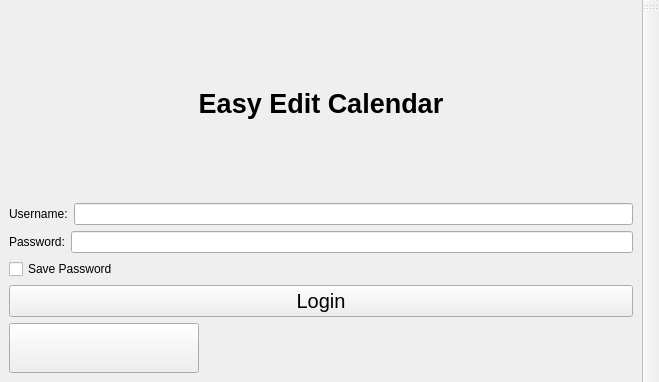
<?xml version="1.0" encoding="UTF-8"?>
<ui version="4.0">
 <class>MainWindow</class>
 <widget class="QMainWindow" name="MainWindow">
  <property name="geometry">
   <rect>
    <x>0</x>
    <y>0</y>
    <width>659</width>
    <height>382</height>
   </rect>
  </property>
  <property name="windowTitle">
   <string>MainWindow</string>
  </property>
  <widget class="QWidget" name="centralwidget">
   <property name="enabled">
    <bool>true</bool>
   </property>
   <layout class="QVBoxLayout" name="verticalLayout_2">
    <item>
     <layout class="QVBoxLayout" name="verticalLayout">
      <item>
       <widget class="QLabel" name="OverallTitle">
        <property name="font">
         <font>
          <pointsize>20</pointsize>
          <bold>true</bold>
         </font>
        </property>
        <property name="text">
         <string>Easy Edit Calendar</string>
        </property>
        <property name="textFormat">
         <enum>Qt::AutoText</enum>
        </property>
        <property name="alignment">
         <set>Qt::AlignCenter</set>
        </property>
       </widget>
      </item>
      <item>
       <layout class="QHBoxLayout" name="horizontalLayout">
        <item>
         <widget class="QLabel" name="UserLabel">
          <property name="text">
           <string>Username:</string>
          </property>
         </widget>
        </item>
        <item>
         <widget class="QLineEdit" name="UserInput"/>
        </item>
       </layout>
      </item>
      <item>
       <layout class="QHBoxLayout" name="horizontalLayout_2">
        <item>
         <widget class="QLabel" name="PassLabel">
          <property name="text">
           <string>Password:</string>
          </property>
         </widget>
        </item>
        <item>
         <widget class="QLineEdit" name="PassInput">
          <property name="text">
           <string notr="true"/>
          </property>
          <property name="frame">
           <bool>true</bool>
          </property>
          <property name="echoMode">
           <enum>QLineEdit::Password</enum>
          </property>
          <property name="clearButtonEnabled">
           <bool>false</bool>
          </property>
         </widget>
        </item>
       </layout>
      </item>
      <item>
       <layout class="QHBoxLayout" name="horizontalLayout_3">
        <item>
         <widget class="QCheckBox" name="SavePass">
          <property name="layoutDirection">
           <enum>Qt::LeftToRight</enum>
          </property>
          <property name="text">
           <string>Save Password</string>
          </property>
          <property name="checked">
           <bool>false</bool>
          </property>
         </widget>
        </item>
       </layout>
      </item>
      <item>
       <widget class="QPushButton" name="LoginButton">
        <property name="font">
         <font>
          <pointsize>15</pointsize>
         </font>
        </property>
        <property name="text">
         <string>Login</string>
        </property>
       </widget>
      </item>
      <item>
       <widget class="QPushButton" name="GoogleLoginButton">
        <property name="maximumSize">
         <size>
          <width>190</width>
          <height>50</height>
         </size>
        </property>
        <property name="palette">
         <palette>
          <active>
           <colorrole role="WindowText">
            <brush brushstyle="SolidPattern">
             <color alpha="255">
              <red>0</red>
              <green>0</green>
              <blue>0</blue>
             </color>
            </brush>
           </colorrole>
           <colorrole role="Button">
            <brush brushstyle="SolidPattern">
             <color alpha="255">
              <red>66</red>
              <green>133</green>
              <blue>244</blue>
             </color>
            </brush>
           </colorrole>
           <colorrole role="Light">
            <brush brushstyle="SolidPattern">
             <color alpha="255">
              <red>255</red>
              <green>255</green>
              <blue>255</blue>
             </color>
            </brush>
           </colorrole>
           <colorrole role="Midlight">
            <brush brushstyle="SolidPattern">
             <color alpha="255">
              <red>227</red>
              <green>227</green>
              <blue>227</blue>
             </color>
            </brush>
           </colorrole>
           <colorrole role="Dark">
            <brush brushstyle="SolidPattern">
             <color alpha="255">
              <red>160</red>
              <green>160</green>
              <blue>160</blue>
             </color>
            </brush>
           </colorrole>
           <colorrole role="Mid">
            <brush brushstyle="SolidPattern">
             <color alpha="255">
              <red>160</red>
              <green>160</green>
              <blue>160</blue>
             </color>
            </brush>
           </colorrole>
           <colorrole role="Text">
            <brush brushstyle="SolidPattern">
             <color alpha="255">
              <red>0</red>
              <green>0</green>
              <blue>0</blue>
             </color>
            </brush>
           </colorrole>
           <colorrole role="BrightText">
            <brush brushstyle="SolidPattern">
             <color alpha="255">
              <red>255</red>
              <green>255</green>
              <blue>255</blue>
             </color>
            </brush>
           </colorrole>
           <colorrole role="ButtonText">
            <brush brushstyle="SolidPattern">
             <color alpha="255">
              <red>0</red>
              <green>0</green>
              <blue>0</blue>
             </color>
            </brush>
           </colorrole>
           <colorrole role="Base">
            <brush brushstyle="SolidPattern">
             <color alpha="255">
              <red>255</red>
              <green>255</green>
              <blue>255</blue>
             </color>
            </brush>
           </colorrole>
           <colorrole role="Window">
            <brush brushstyle="SolidPattern">
             <color alpha="255">
              <red>240</red>
              <green>240</green>
              <blue>240</blue>
             </color>
            </brush>
           </colorrole>
           <colorrole role="Shadow">
            <brush brushstyle="SolidPattern">
             <color alpha="255">
              <red>105</red>
              <green>105</green>
              <blue>105</blue>
             </color>
            </brush>
           </colorrole>
           <colorrole role="Highlight">
            <brush brushstyle="SolidPattern">
             <color alpha="255">
              <red>0</red>
              <green>120</green>
              <blue>215</blue>
             </color>
            </brush>
           </colorrole>
           <colorrole role="HighlightedText">
            <brush brushstyle="SolidPattern">
             <color alpha="255">
              <red>255</red>
              <green>255</green>
              <blue>255</blue>
             </color>
            </brush>
           </colorrole>
           <colorrole role="Link">
            <brush brushstyle="SolidPattern">
             <color alpha="255">
              <red>0</red>
              <green>0</green>
              <blue>255</blue>
             </color>
            </brush>
           </colorrole>
           <colorrole role="LinkVisited">
            <brush brushstyle="SolidPattern">
             <color alpha="255">
              <red>255</red>
              <green>0</green>
              <blue>255</blue>
             </color>
            </brush>
           </colorrole>
           <colorrole role="AlternateBase">
            <brush brushstyle="SolidPattern">
             <color alpha="255">
              <red>245</red>
              <green>245</green>
              <blue>245</blue>
             </color>
            </brush>
           </colorrole>
           <colorrole role="NoRole">
            <brush brushstyle="SolidPattern">
             <color alpha="255">
              <red>0</red>
              <green>0</green>
              <blue>0</blue>
             </color>
            </brush>
           </colorrole>
           <colorrole role="ToolTipBase">
            <brush brushstyle="SolidPattern">
             <color alpha="255">
              <red>255</red>
              <green>255</green>
              <blue>220</blue>
             </color>
            </brush>
           </colorrole>
           <colorrole role="ToolTipText">
            <brush brushstyle="SolidPattern">
             <color alpha="255">
              <red>0</red>
              <green>0</green>
              <blue>0</blue>
             </color>
            </brush>
           </colorrole>
           <colorrole role="PlaceholderText">
            <brush brushstyle="SolidPattern">
             <color alpha="128">
              <red>0</red>
              <green>0</green>
              <blue>0</blue>
             </color>
            </brush>
           </colorrole>
          </active>
          <inactive>
           <colorrole role="WindowText">
            <brush brushstyle="SolidPattern">
             <color alpha="255">
              <red>0</red>
              <green>0</green>
              <blue>0</blue>
             </color>
            </brush>
           </colorrole>
           <colorrole role="Button">
            <brush brushstyle="SolidPattern">
             <color alpha="255">
              <red>240</red>
              <green>240</green>
              <blue>240</blue>
             </color>
            </brush>
           </colorrole>
           <colorrole role="Light">
            <brush brushstyle="SolidPattern">
             <color alpha="255">
              <red>255</red>
              <green>255</green>
              <blue>255</blue>
             </color>
            </brush>
           </colorrole>
           <colorrole role="Midlight">
            <brush brushstyle="SolidPattern">
             <color alpha="255">
              <red>227</red>
              <green>227</green>
              <blue>227</blue>
             </color>
            </brush>
           </colorrole>
           <colorrole role="Dark">
            <brush brushstyle="SolidPattern">
             <color alpha="255">
              <red>160</red>
              <green>160</green>
              <blue>160</blue>
             </color>
            </brush>
           </colorrole>
           <colorrole role="Mid">
            <brush brushstyle="SolidPattern">
             <color alpha="255">
              <red>160</red>
              <green>160</green>
              <blue>160</blue>
             </color>
            </brush>
           </colorrole>
           <colorrole role="Text">
            <brush brushstyle="SolidPattern">
             <color alpha="255">
              <red>0</red>
              <green>0</green>
              <blue>0</blue>
             </color>
            </brush>
           </colorrole>
           <colorrole role="BrightText">
            <brush brushstyle="SolidPattern">
             <color alpha="255">
              <red>255</red>
              <green>255</green>
              <blue>255</blue>
             </color>
            </brush>
           </colorrole>
           <colorrole role="ButtonText">
            <brush brushstyle="SolidPattern">
             <color alpha="255">
              <red>0</red>
              <green>0</green>
              <blue>0</blue>
             </color>
            </brush>
           </colorrole>
           <colorrole role="Base">
            <brush brushstyle="SolidPattern">
             <color alpha="255">
              <red>255</red>
              <green>255</green>
              <blue>255</blue>
             </color>
            </brush>
           </colorrole>
           <colorrole role="Window">
            <brush brushstyle="SolidPattern">
             <color alpha="255">
              <red>240</red>
              <green>240</green>
              <blue>240</blue>
             </color>
            </brush>
           </colorrole>
           <colorrole role="Shadow">
            <brush brushstyle="SolidPattern">
             <color alpha="255">
              <red>105</red>
              <green>105</green>
              <blue>105</blue>
             </color>
            </brush>
           </colorrole>
           <colorrole role="Highlight">
            <brush brushstyle="SolidPattern">
             <color alpha="255">
              <red>240</red>
              <green>240</green>
              <blue>240</blue>
             </color>
            </brush>
           </colorrole>
           <colorrole role="HighlightedText">
            <brush brushstyle="SolidPattern">
             <color alpha="255">
              <red>0</red>
              <green>0</green>
              <blue>0</blue>
             </color>
            </brush>
           </colorrole>
           <colorrole role="Link">
            <brush brushstyle="SolidPattern">
             <color alpha="255">
              <red>0</red>
              <green>0</green>
              <blue>255</blue>
             </color>
            </brush>
           </colorrole>
           <colorrole role="LinkVisited">
            <brush brushstyle="SolidPattern">
             <color alpha="255">
              <red>255</red>
              <green>0</green>
              <blue>255</blue>
             </color>
            </brush>
           </colorrole>
           <colorrole role="AlternateBase">
            <brush brushstyle="SolidPattern">
             <color alpha="255">
              <red>245</red>
              <green>245</green>
              <blue>245</blue>
             </color>
            </brush>
           </colorrole>
           <colorrole role="NoRole">
            <brush brushstyle="NoBrush">
             <color alpha="255">
              <red>0</red>
              <green>0</green>
              <blue>0</blue>
             </color>
            </brush>
           </colorrole>
           <colorrole role="ToolTipBase">
            <brush brushstyle="SolidPattern">
             <color alpha="255">
              <red>255</red>
              <green>255</green>
              <blue>220</blue>
             </color>
            </brush>
           </colorrole>
           <colorrole role="ToolTipText">
            <brush brushstyle="SolidPattern">
             <color alpha="255">
              <red>0</red>
              <green>0</green>
              <blue>0</blue>
             </color>
            </brush>
           </colorrole>
           <colorrole role="PlaceholderText">
            <brush brushstyle="SolidPattern">
             <color alpha="128">
              <red>0</red>
              <green>0</green>
              <blue>0</blue>
             </color>
            </brush>
           </colorrole>
          </inactive>
          <disabled>
           <colorrole role="WindowText">
            <brush brushstyle="SolidPattern">
             <color alpha="255">
              <red>120</red>
              <green>120</green>
              <blue>120</blue>
             </color>
            </brush>
           </colorrole>
           <colorrole role="Button">
            <brush brushstyle="SolidPattern">
             <color alpha="255">
              <red>66</red>
              <green>133</green>
              <blue>244</blue>
             </color>
            </brush>
           </colorrole>
           <colorrole role="Light">
            <brush brushstyle="SolidPattern">
             <color alpha="255">
              <red>255</red>
              <green>255</green>
              <blue>255</blue>
             </color>
            </brush>
           </colorrole>
           <colorrole role="Midlight">
            <brush brushstyle="SolidPattern">
             <color alpha="255">
              <red>247</red>
              <green>247</green>
              <blue>247</blue>
             </color>
            </brush>
           </colorrole>
           <colorrole role="Dark">
            <brush brushstyle="SolidPattern">
             <color alpha="255">
              <red>160</red>
              <green>160</green>
              <blue>160</blue>
             </color>
            </brush>
           </colorrole>
           <colorrole role="Mid">
            <brush brushstyle="SolidPattern">
             <color alpha="255">
              <red>160</red>
              <green>160</green>
              <blue>160</blue>
             </color>
            </brush>
           </colorrole>
           <colorrole role="Text">
            <brush brushstyle="SolidPattern">
             <color alpha="255">
              <red>120</red>
              <green>120</green>
              <blue>120</blue>
             </color>
            </brush>
           </colorrole>
           <colorrole role="BrightText">
            <brush brushstyle="SolidPattern">
             <color alpha="255">
              <red>255</red>
              <green>255</green>
              <blue>255</blue>
             </color>
            </brush>
           </colorrole>
           <colorrole role="ButtonText">
            <brush brushstyle="SolidPattern">
             <color alpha="255">
              <red>120</red>
              <green>120</green>
              <blue>120</blue>
             </color>
            </brush>
           </colorrole>
           <colorrole role="Base">
            <brush brushstyle="SolidPattern">
             <color alpha="255">
              <red>240</red>
              <green>240</green>
              <blue>240</blue>
             </color>
            </brush>
           </colorrole>
           <colorrole role="Window">
            <brush brushstyle="SolidPattern">
             <color alpha="255">
              <red>240</red>
              <green>240</green>
              <blue>240</blue>
             </color>
            </brush>
           </colorrole>
           <colorrole role="Shadow">
            <brush brushstyle="SolidPattern">
             <color alpha="255">
              <red>0</red>
              <green>0</green>
              <blue>0</blue>
             </color>
            </brush>
           </colorrole>
           <colorrole role="Highlight">
            <brush brushstyle="SolidPattern">
             <color alpha="255">
              <red>0</red>
              <green>120</green>
              <blue>215</blue>
             </color>
            </brush>
           </colorrole>
           <colorrole role="HighlightedText">
            <brush brushstyle="SolidPattern">
             <color alpha="255">
              <red>255</red>
              <green>255</green>
              <blue>255</blue>
             </color>
            </brush>
           </colorrole>
           <colorrole role="Link">
            <brush brushstyle="SolidPattern">
             <color alpha="255">
              <red>0</red>
              <green>0</green>
              <blue>255</blue>
             </color>
            </brush>
           </colorrole>
           <colorrole role="LinkVisited">
            <brush brushstyle="SolidPattern">
             <color alpha="255">
              <red>255</red>
              <green>0</green>
              <blue>255</blue>
             </color>
            </brush>
           </colorrole>
           <colorrole role="AlternateBase">
            <brush brushstyle="SolidPattern">
             <color alpha="255">
              <red>245</red>
              <green>245</green>
              <blue>245</blue>
             </color>
            </brush>
           </colorrole>
           <colorrole role="NoRole">
            <brush brushstyle="NoBrush">
             <color alpha="255">
              <red>0</red>
              <green>0</green>
              <blue>0</blue>
             </color>
            </brush>
           </colorrole>
           <colorrole role="ToolTipBase">
            <brush brushstyle="SolidPattern">
             <color alpha="255">
              <red>255</red>
              <green>255</green>
              <blue>220</blue>
             </color>
            </brush>
           </colorrole>
           <colorrole role="ToolTipText">
            <brush brushstyle="SolidPattern">
             <color alpha="255">
              <red>0</red>
              <green>0</green>
              <blue>0</blue>
             </color>
            </brush>
           </colorrole>
           <colorrole role="PlaceholderText">
            <brush brushstyle="SolidPattern">
             <color alpha="128">
              <red>0</red>
              <green>0</green>
              <blue>0</blue>
             </color>
            </brush>
           </colorrole>
          </disabled>
         </palette>
        </property>
        <property name="font">
         <font>
          <bold>true</bold>
         </font>
        </property>
        <property name="text">
         <string/>
        </property>
        <property name="icon">
         <iconset>
          <normaloff>btn_google_signin_dark_pressed_ios@3x.png</normaloff>btn_google_signin_dark_pressed_ios@3x.png</iconset>
        </property>
        <property name="iconSize">
         <size>
          <width>200</width>
          <height>200</height>
         </size>
        </property>
       </widget>
      </item>
     </layout>
    </item>
   </layout>
  </widget>
  <widget class="QToolBar" name="toolBar">
   <property name="windowTitle">
    <string>toolBar</string>
   </property>
   <attribute name="toolBarArea">
    <enum>RightToolBarArea</enum>
   </attribute>
   <attribute name="toolBarBreak">
    <bool>false</bool>
   </attribute>
  </widget>
 </widget>
 <resources/>
 <connections/>
</ui>
